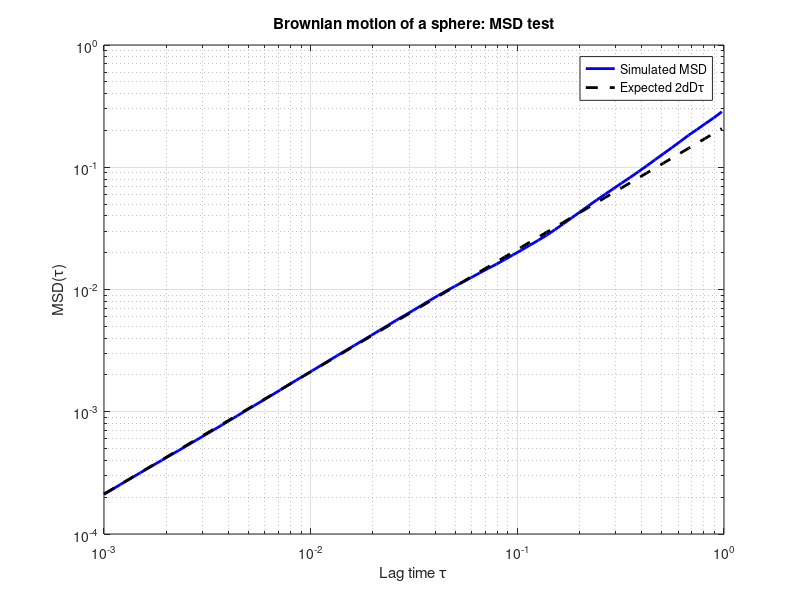
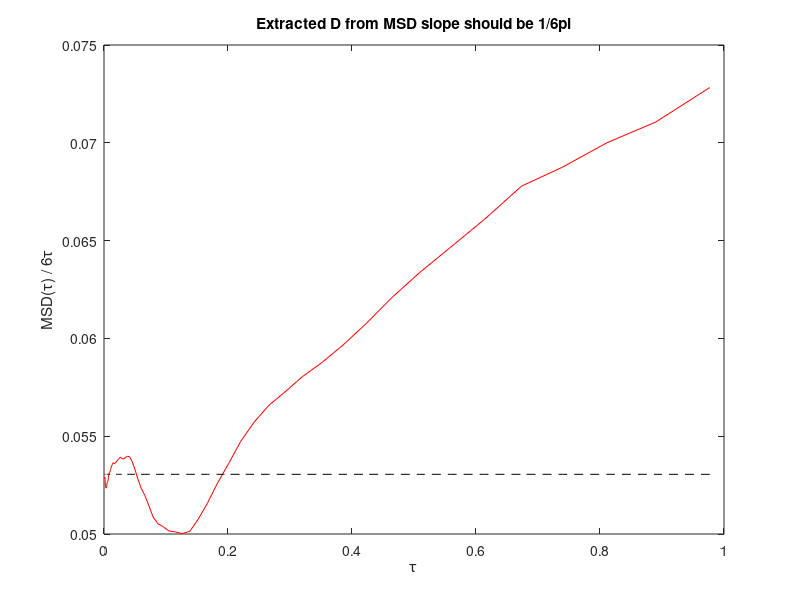

These charts were generated, in order, by the following MATLAB code:
clear; close all; 
%Just a toy demo for the point particle MSD

%% Physical parameters
kB = 1;       % Boltzmann constant (arbitrary units)
T = 1;        % Temperature
eta = 1;      % Fluid viscosity
a = 1;        % Sphere radius

%% Simulation parameters
D = kB * T / (6 * pi * eta * a);   % Theoretical diffusion coefficient
dt = 1e-4;                         % Time step
Nsteps = 1e5;                      % Total number of steps
d = 2;                             % Dimension

%% Preallocate
X = zeros(Nsteps, d);             % Store positions
x = zeros(1, d);                  % Initial position

%% Simulate Brownian motion using Euler-Maruyama
for i = 2:Nsteps
    dx = sqrt(2 * D * dt) * randn(1, d);
    x = x + dx;
    X(i, :) = x;
end

%% Compute MSD
lags = round(logspace(1, 5, 100));  % Logarithmically spaced lags
max_lag = floor(Nsteps/10);
lags = unique(lags(lags <= max_lag));
msd = zeros(size(lags));
for j = 1:length(lags)
    tau = lags(j);
    displacements = X(1+tau:end,:) - X(1:end-tau,:);
    sq_disp = sum(displacements.^2, 2);
    msd(j) = mean(sq_disp);
end

%% Plot MSD
figure;
loglog(dt * lags, msd, 'b', 'LineWidth', 2);
hold on;
loglog(dt * lags, 2 * d * D * dt * lags, 'k--', 'LineWidth', 2);
xlabel('Lag time \tau'); ylabel('MSD(\tau)');
legend('Simulated MSD', 'Expected 2dD\tau');
title('Brownian motion of a sphere: MSD test');
grid on;

% Choose a range of lags where MSD grows linearly
last_lags = 40;
range = lags(end-last_lags:end);        % last few lags (adjust if needed)
tau_range = dt * range;
msd_range = msd(end-last_lags:end);

% Linear fit
coeffs = polyfit(tau_range, msd_range, 1);
slope = coeffs(1);
D_measured = slope / (2 * d);

fprintf("Measured D = %.5f\n", D_measured);
fprintf("Theoretical D = %.5f\n", D);
fprintf("Relative error = %.2f%%\n", 100 * abs(D_measured - D) / D);

figure()
tau = dt * lags;
plot(tau, msd ./ (2 *d * tau), 'r');
hold on
plot(tau,ones(size(tau))*1/6/pi,'k--')
xlabel('\tau'); ylabel('MSD(\tau) / 6\tau');
title('Extracted D from MSD slope should be 1/6pi');
